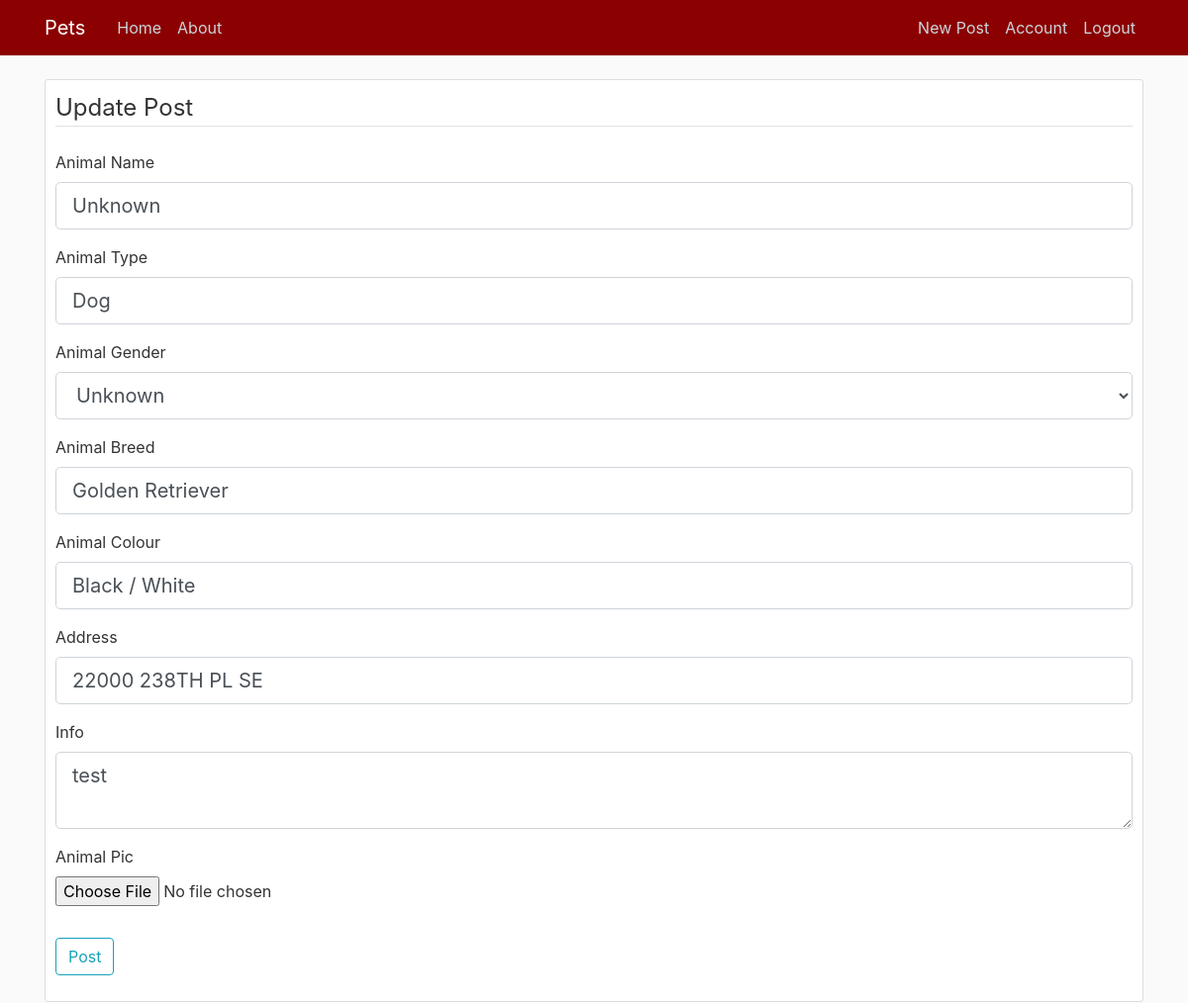
The page /post/2/update (signed in) on the database its author committed.
### web/models.py (models this page shows, shortened)
class Post(db.Model):
    id = db.Column(db.Integer, primary_key=True)
    animal_name = db.Column(db.String(30), nullable=False,default='Unnammed')
    animal_type = db.Column(db.String(30), nullable=False)
    animal_gender = db.Column(db.String(30), nullable=False)
    animal_breed = db.Column(db.String(30), nullable=False)
    animal_color = db.Column(db.String(30), nullable=False)
    address = db.Column(db.String(30))
    animal_pic = db.Column(db.String(20), nullable=False, default='animal.jpg')
    date = db.Column(db.DateTime, nullable=False, default=datetime.utcnow)
    content = db.Column(db.Text, nullable=False)
    user_id = db.Column(db.Integer, db.ForeignKey('user.id'), nullable=False)

### web/routes.py (the view)
@app.route("/post/<int:post_id>/update", methods=['GET','POST'])
@login_required
def update_post(post_id):
        post = Post.query.get_or_404(post_id)
        if post.author != current_user:
            abort(403)
        form = PostForm()
        if form.validate_on_submit():
            if form.animal_pic.data:
                picture_file = save_pic(form.animal_pic.data)
                post.animal_pic = picture_file
            post.animal_name = form.animal_name.data
            post.animal_type = form.animal_type.data
            post.animal_gender = form.animal_gender.data
            post.animal_breed = form.animal_breed.data
            post.animal_color = form.animal_color.data
            post.address = form.address.data
            post.content = form.content.data
            db.session.commit()
            flash('Your Post Has Been Updated', 'success')
            return redirect(url_for('post', post_id=post.id))
        elif request.method == 'GET':
            form.animal_name.data = post.animal_name
            form.animal_type.data = post.animal_type
            form.animal_gender.data = post.animal_gender
            form.animal_breed.data = post.animal_breed
            form.animal_color.data = post.animal_color
            form.address.data = post.address
            form.content.data = post.content
        return render_template('new_post.html', title='Update Post', post=post, form=form, legend='Update Post')

### web/forms.py
class PostForm(FlaskForm):
    gender_choices = [('Male', 'Male'),('Female', 'Female'),('Neutered Male', 'Neutered Male'),('Spayed Female', 'Spayed Female'), ('Unaltered', 'Unaltered'), ('Unknown', 'Unknown'), ('Intact Male', 'Intact Male'), ('Intact Female', 'Intact Female')]
    animal_name = StringField('Animal Name', validators=[DataRequired()])
    animal_type = StringField('Animal Type', validators=[DataRequired()])
    animal_gender = SelectField('Animal Gender', validators=[DataRequired()], choices=gender_choices)
    animal_breed = StringField('Animal Breed', validators=[DataRequired()])
    animal_color = StringField('Animal Colour', validators=[DataRequired()])
    address = StringField('Address')
    animal_pic = FileField('Animal Pic', validators=[FileAllowed(['jpg', 'png'])])
    content = TextAreaField('Info', validators=[DataRequired()])
    submit = SubmitField('Post')

### web/models.py (called while the page is built)
@login_manager.user_loader
def load_user(user_id):
    return User.query.get(int(user_id))

### web/templates/new_post.html (shortened to what this page needs)
{% extends "layout.html" %}
{% block content %}
<div class="content-section">
    <form method="POST" action="" enctype="multipart/form-data">
        <fieldset class="form-group">
            <legend class="border-bottom mb-4">{{ legend }}</legend>
            <div class="form-group">
                {{ form.animal_name.label(class="form-control-label") }}
                {% if form.animal_name.errors %}
                    {{ form.animal_name(class="form-control form-control-lg is-invalid") }}
                    <div class="invalid-feedback">
                        {% for error in form.animal_name.errors %}
                            <span>{{ error }}</span>
                        {% endfor %}
                    </div>
                {% else %}
                    {{ form.animal_name(class="form-control form-control-lg") }}
                {% endif %}
            </div>
            <div class="form-group">
                {{ form.animal_type.label(class="form-control-label") }}
                {% if form.animal_type.errors %}
                    {{ form.animal_type(class="form-control form-control-lg is-invalid") }}
                    <div class="invalid-feedback">
                        {% for error in form.animal_type.errors %}
                            <span>{{ error }}</span>
                        {% endfor %}
                    </div>
                {% else %}
                    {{ form.animal_type(class="form-control form-control-lg") }}
                {% endif %}
            </div>
            <div class="form-group">
                {{ form.animal_gender.label(class="form-control-label") }}
                {% if form.animal_gender.errors %}
                    {{ form.animal_gender(class="form-control form-control-lg is-invalid") }}
                    <div class="invalid-feedback">
                        {% for error in form.animal_gender.errors %}
                            <span>{{ error }}</span>
                        {% endfor %}
                    </div>
                {% else %}
                    {{ form.animal_gender(class="form-control form-control-lg") }}
                {% endif %}
            </div>
            <div class="form-group">
                {{ form.animal_breed.label(class="form-control-label") }}
                {% if form.animal_breed.errors %}
                    {{ form.animal_breed(class="form-control form-control-lg is-invalid") }}
                    <div class="invalid-feedback">
                        {% for error in form.b.errors %}
                            <span>{{ error }}</span>
                        {% endfor %}
                    </div>
                {% else %}
                    {{ form.animal_breed(class="form-control form-control-lg") }}
                {% endif %}
            </div>
            <div class="form-group">
                {{ form.animal_color.label(class="form-control-label") }}
                {% if form.animal_color.errors %}
                    {{ form.animal_color(class="form-control form-control-lg is-invalid") }}
                    <div class="invalid-feedback">
                        {% for error in form.animal_color.errors %}
                            <span>{{ error }}</span>
                        {% endfor %}
                    </div>
                {% else %}
                    {{ form.animal_color(class="form-control form-control-lg") }}
                {% endif %}
            </div>
            <div class="form-group">
                {{ form.address.label(class="form-control-label") }}
                {% if form.address.errors %}
                    {{ form.address(class="form-control form-control-lg is-invalid") }}
                    <div class="invalid-feedback">
                        {% for error in form.address.errors %}
                            <span>{{ error }}</span>
                        {% endfor %}
                    </div>
                {% else %}
                    {{ form.address(class="form-control form-control-lg") }}
                {% endif %}
            </div>
            <div class="form-group">
                {{ form.content.label(class="form-control-label") }}
                {% if form.content.errors %}
                    {{ form.content(class="form-control form-control-lg is-invalid") }}
                    <div class="invalid-feedback">
                        {% for error in form.content.errors %}
                            <span>{{ error }}</span>
                        {% endfor %}
                    </div>
                {% else %}
                    {{ form.content(class="form-control form-control-lg") }}
                {% endif %}
            </div>
            <div class="form-group">
                     {{ form.animal_pic.label() }}
                     {{ form.animal_pic(class="form-control-file") }}
                 </div>
        </fieldset>
        <div class="form-group">
            {{ form.submit(class="btn btn-outline-info") }}
        </div>
    </form>
</div>
{% endblock content %}

### web/static/main.css (style rules this page uses)
body { background: #fafafa; color: #333333; margin-top: 5rem; }
.content-section { background: #ffffff; padding: 10px 10px; border: 1px solid #dddddd; border-radius: 3px; margin-bottom: 10px; }

### rows shown on the page
Post: animal_name "Unknown", animal_type "Dog", animal_gender "Unknown", animal_breed "Golden Retriever", animal_color "Black / White", address "22000 238TH PL SE", content "test"

### other values the page prints
{{ legend }} "Update Post"
